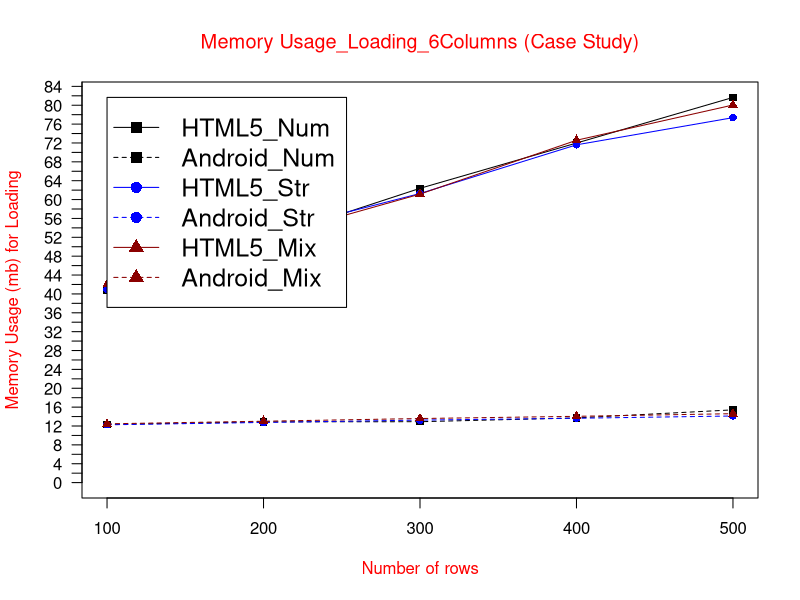

R code for this plot:
data <- read.table("(CS)MUloading6col.txt", header = TRUE)

max_y <- max(data)
plot_colors <- c("black", "blue", "red4")
png(filename="(CS)MUloading6col.png", height = 1000, width = 1450, bg = "white")
plot(data$HTML5_Num, type = "o", col = plot_colors[1], pch=15,  ylim=c(0,max_y), axes=FALSE, ann=FALSE)
axis(1, at=1:5, lab=c("100", "200", "300", "400", "500"))
axis(2, las=1, at=2*0:max_y, cex.axis = 1)

box()
lines(data$Android_Num, type="o", pch=15, lty=2, col=plot_colors[1])
lines(data$HTML5_Str, type="o", pch=16, lty=1,  col=plot_colors[2])
lines(data$Android_Str, type="o", pch=16, lty=2,  col=plot_colors[2])   
lines(data$HTML5_Mix, type="o", pch=17, lty=1, col=plot_colors[3])
lines(data$Android_Mix, type="o", pch=17, lty=2,   col=plot_colors[3])

title(main="Memory Usage_Loading_6Columns (Case Study)", col.main="red", font.main=6)
title(xlab= "Number of rows", col.lab="red")
title(ylab= "Memory Usage (mb) for Loading", col.lab="red")
legend(1, max_y, names(data), cex=1.5, col=c("black", "black","blue", "blue","red4","red4"), pch=c(15,15,16,16,17,17), lty=c(1,2,1,2,1,2));

dev.off()
